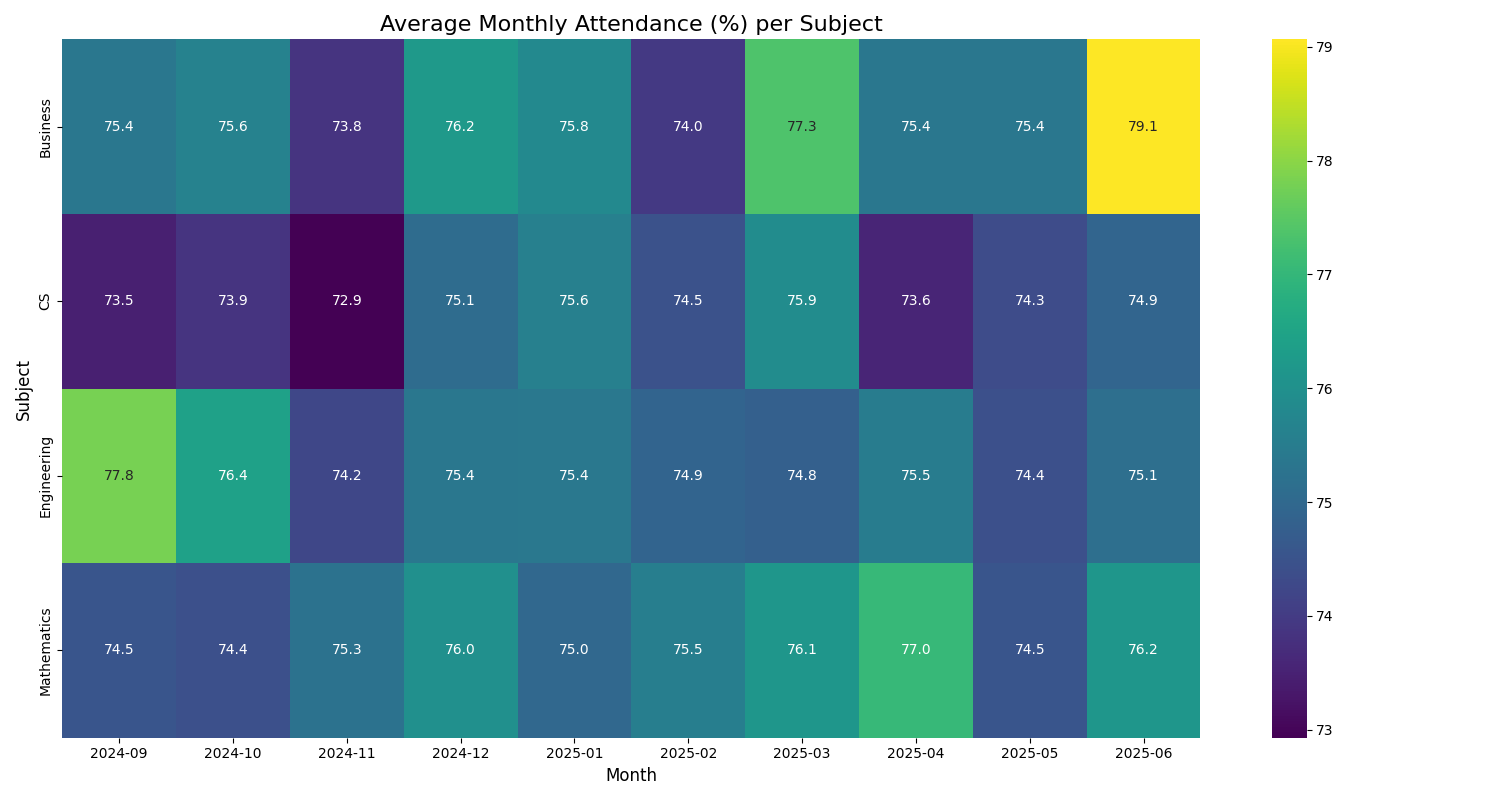

Recreate this plot in Python.
import pandas as pd
import matplotlib.pyplot as plt
import seaborn as sns # We will use the seaborn library for the heatmap
import os

# ------------------ Part 1: Load Data ------------------
file_path = 'f:/progect data engineer/Students_clean (1).csv'
df = pd.read_csv(file_path)

# Convert date column and extract the month
df['date'] = pd.to_datetime(df['date'], format='%m/%d/%Y')
df['month'] = df['date'].dt.to_period('M')


# ------------------ Part 2: Prepare Data for the Heatmap ------------------
print("----------- Preparing Data for Heatmap -----------")

# We will pivot the data to have subjects as rows, months as columns,
# and the average attendance as the values.
attendance_pivot = df.groupby(['Subject', 'month'])['Attendance (%)'].mean().unstack()

print("Data ready for plotting:")
print(attendance_pivot)


# ------------------ Part 3: Create and Save the Heatmap ------------------
# Create a larger figure to make the heatmap easier to read
plt.figure(figsize=(15, 8))

# Create the heatmap using seaborn
# annot=True writes the attendance percentage inside each cell
# cmap sets the color scheme
sns.heatmap(attendance_pivot, annot=True, fmt=".1f", cmap='viridis')

# Add titles and labels
plt.title('Average Monthly Attendance (%) per Subject', fontsize=16)
plt.xlabel('Month', fontsize=12)
plt.ylabel('Subject', fontsize=12)
plt.tight_layout() # Adjusts the plot to make sure everything fits

# --- Save the heatmap to a file in the correct directory ---
script_directory = os.path.dirname(os.path.abspath(__file__))
output_file_name = 'attendance_heatmap.png'
output_file_path = os.path.join(script_directory, output_file_name)

plt.savefig(output_file_path)

print(f"\nSuccess! 🎉 Heatmap has been saved as '{output_file_name}' in your project folder.")